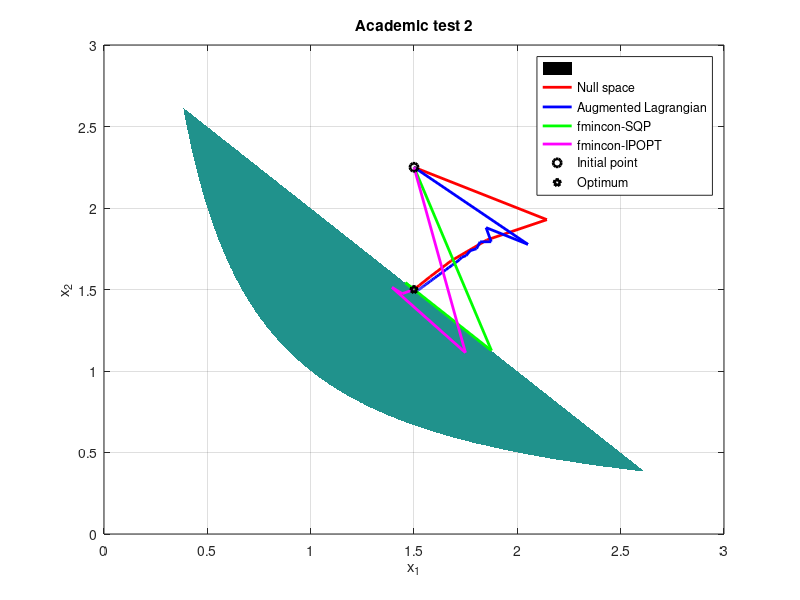

Recreate this plot in MATLAB.
%% ACADEMIC PLOT TEST 2 %%
close all

load("NullSpaceVariablesAcademic2.mat");
cost.Null  = c;
it.Null    = 1:length(cost.Null);
% merit.Null = m;
const.Null = h;
% tau.Null   = t;
grad.Null  = g;
dual.Null  = d;
var.Null   = v;
k = var.Null;

load("AugmentedLagrAcademic2.mat");
k2 = v;

load("fminconSQPacademic2.mat");
k3 = v;

load("fminconIPOPTacademic2.mat");
k4 = v;

% c1 = @(x) 1/x(1) - x(2);
% c2 = @(x) x(1)+x(2)-3;

v = 0:0.001:3;  % plotting range from -5 to 5
[x,y] = meshgrid(v);  % get 2-D mesh for x and y
cond1 = 1./x - y < 0;  % check conditions for these values
cond2 = x+y-3 < 0;
cond1 = double(cond1);  % convert to double for plotting
cond2 = double(cond2);
cond1(cond1 == 0) = NaN;  % set the 0s to NaN so they are not plotted
cond2(cond2 == 0) = NaN;
cond = cond1.*cond2;  % multiply the two condaces to keep only the common points
z = 10*ones(length(v(:,2)));
pcolor(x,y,cond);
shading interp
hold on
plot(k(1,:),k(2,:),'r','LineWidth',2)
plot(k2(1,:),k2(2,:),'b','LineWidth',2)
plot(k3(1,:),k3(2,:),'g','LineWidth',2)
plot(k4(1,:),k4(2,:),'m','LineWidth',2)
plot(k(1,1),k(2,1),'o','Color','k','LineWidth',2)
plot(k(1,end),k(2,end),'p','Color','k','LineWidth',2)
grid on
legend('','Null space','Augmented Lagrangian','fmincon-SQP','fmincon-IPOPT','Initial point','Optimum')
title('Academic test 2')
xlabel('x_1')
ylabel('x_2')
% view(0,90)    % change to top view
hold off